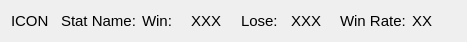
<?xml version="1.0" encoding="UTF-8"?>
<ui version="4.0">
 <class>StatWidget</class>
 <widget class="QWidget" name="StatWidget">
  <property name="geometry">
   <rect>
    <x>0</x>
    <y>0</y>
    <width>467</width>
    <height>42</height>
   </rect>
  </property>
  <property name="font">
   <font>
    <pointsize>15</pointsize>
    <bold>false</bold>
   </font>
  </property>
  <property name="windowTitle">
   <string>Form</string>
  </property>
  <layout class="QHBoxLayout" name="horizontalLayout">
   <item>
    <widget class="QLabel" name="lblIcon">
     <property name="font">
      <font>
       <pointsize>11</pointsize>
       <fontweight>DemiBold</fontweight>
      </font>
     </property>
     <property name="text">
      <string>ICON</string>
     </property>
    </widget>
   </item>
   <item>
    <widget class="QLabel" name="lblStatName">
     <property name="font">
      <font>
       <pointsize>11</pointsize>
       <fontweight>DemiBold</fontweight>
      </font>
     </property>
     <property name="text">
      <string>Stat Name:</string>
     </property>
    </widget>
   </item>
   <item>
    <widget class="QLabel" name="lblWinText">
     <property name="font">
      <font>
       <pointsize>11</pointsize>
       <fontweight>DemiBold</fontweight>
      </font>
     </property>
     <property name="text">
      <string>Win:</string>
     </property>
    </widget>
   </item>
   <item>
    <widget class="QLabel" name="lblWin">
     <property name="font">
      <font>
       <pointsize>11</pointsize>
       <fontweight>DemiBold</fontweight>
      </font>
     </property>
     <property name="text">
      <string>XXX</string>
     </property>
    </widget>
   </item>
   <item>
    <widget class="QLabel" name="lblLoseText">
     <property name="font">
      <font>
       <pointsize>11</pointsize>
       <fontweight>DemiBold</fontweight>
      </font>
     </property>
     <property name="text">
      <string>Lose:</string>
     </property>
    </widget>
   </item>
   <item>
    <widget class="QLabel" name="lblLose">
     <property name="font">
      <font>
       <pointsize>11</pointsize>
       <fontweight>DemiBold</fontweight>
      </font>
     </property>
     <property name="text">
      <string>XXX</string>
     </property>
    </widget>
   </item>
   <item>
    <widget class="QLabel" name="lblWinRateText">
     <property name="font">
      <font>
       <pointsize>11</pointsize>
       <fontweight>DemiBold</fontweight>
      </font>
     </property>
     <property name="text">
      <string>Win Rate:</string>
     </property>
    </widget>
   </item>
   <item>
    <widget class="QLabel" name="lblWinRate">
     <property name="font">
      <font>
       <pointsize>11</pointsize>
       <fontweight>DemiBold</fontweight>
      </font>
     </property>
     <property name="text">
      <string>XX</string>
     </property>
    </widget>
   </item>
  </layout>
 </widget>
 <resources/>
 <connections/>
</ui>
